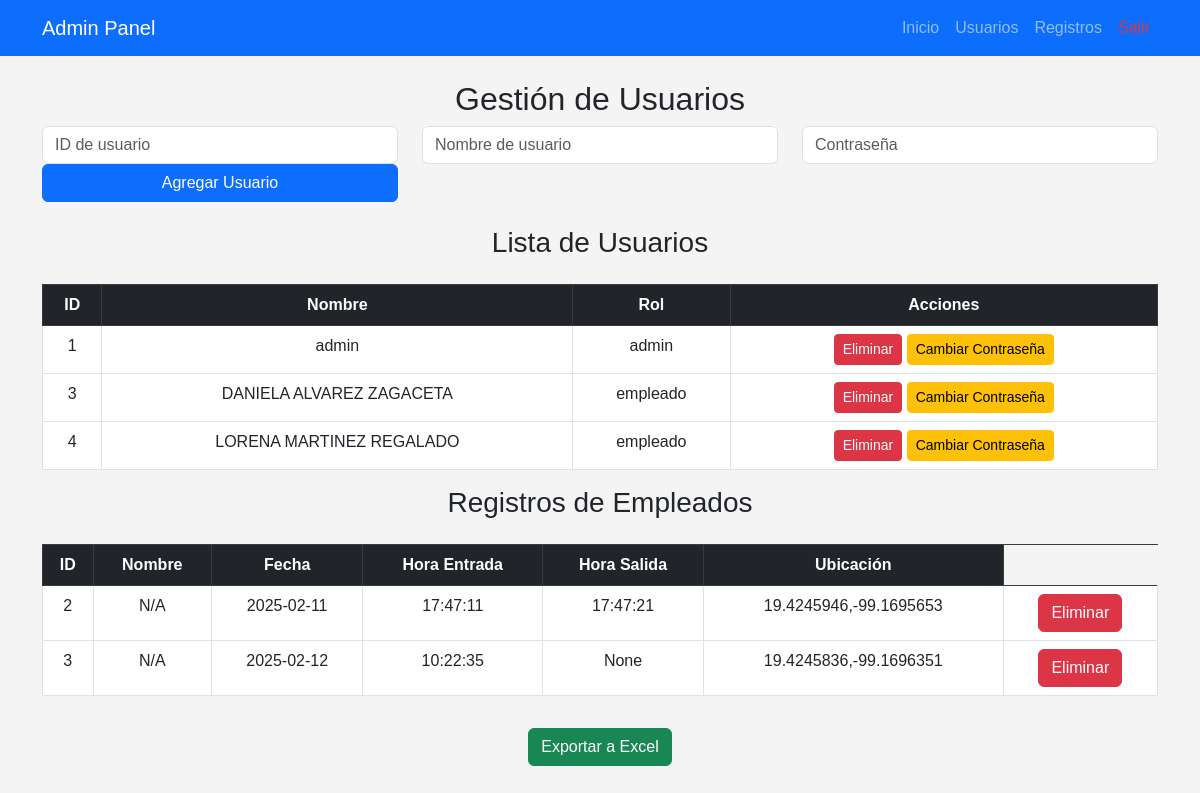
Page /admin (signed in) on the earlier database version.
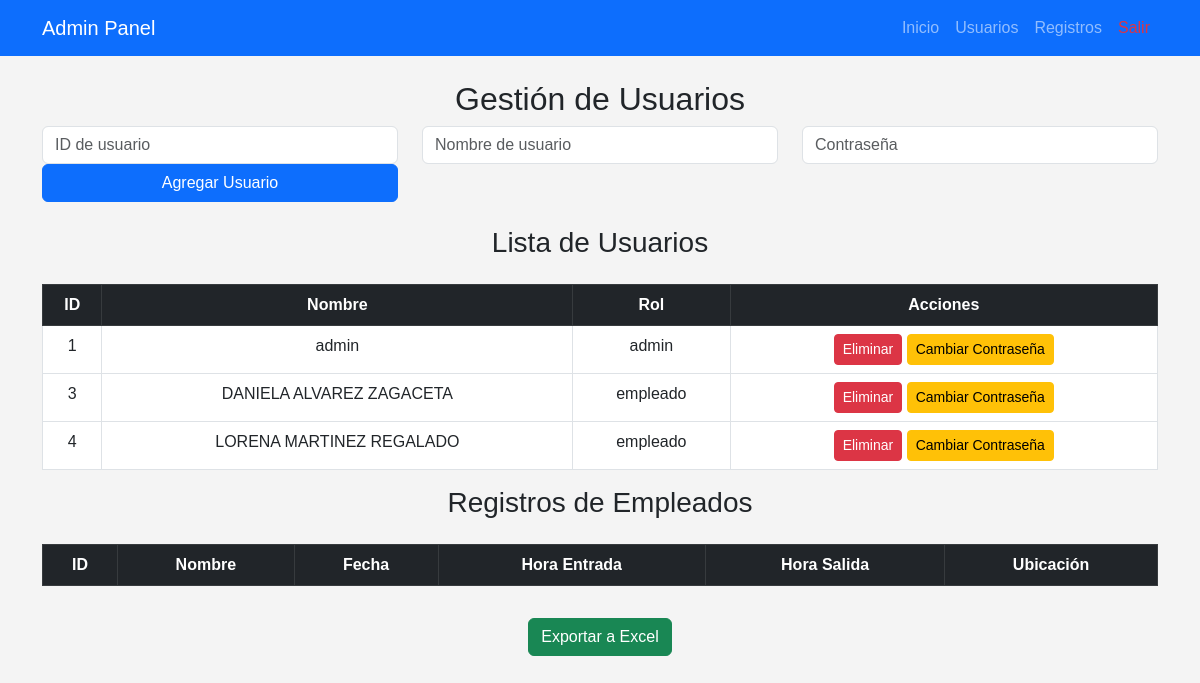
Same page on the later database version.
### tables this page shows
CREATE TABLE users (
                      id INTEGER PRIMARY KEY AUTOINCREMENT,
                      name TEXT NOT NULL UNIQUE,
                      password TEXT NOT NULL,
                      role TEXT NOT NULL);

CREATE TABLE registros (
                      id INTEGER PRIMARY KEY AUTOINCREMENT,
                      user_id INTEGER NOT NULL,
                      fecha TEXT NOT NULL,
                      hora_entrada TEXT,
                      hora_salida TEXT,
                      ubicacion TEXT,
                      foto TEXT,
                      FOREIGN KEY (user_id) REFERENCES users (id));

### app.py (the view)
@app.route('/admin')
def admin():
    if 'role' not in session or session['role'] != 'admin':
        flash("Acceso denegado", "danger")
        return redirect(url_for('index'))
    conn = get_db_connection()
    cursor = conn.cursor()
    cursor.execute("SELECT * FROM users")
    users = cursor.fetchall()
    cursor.execute("SELECT * FROM registros")
    registros = cursor.fetchall()
    conn.close()
    return render_template('admin.html', users=users, registros=registros)

### app.py (called while the page is built)
def get_db_connection():
    conn = sqlite3.connect('database.db')
    conn.row_factory = sqlite3.Row
    return conn

### templates/admin.html (shortened to what this page needs)
<!DOCTYPE html>
<html lang="es">
<head>
    <link href="https://cdn.jsdelivr.net/npm/bootstrap@5.3.0/dist/css/bootstrap.min.css" rel="stylesheet">
    <link rel="stylesheet" href="{{ url_for('static', filename='css/styles.css') }}">
</head>
<body>
    <nav class="navbar navbar-expand-lg navbar-dark bg-primary">
        <div class="container">
            <a class="navbar-brand" href="#">Admin Panel</a>
            <div class="collapse navbar-collapse" id="navbarNav">
                <ul class="navbar-nav ms-auto">
                    <li class="nav-item"><a class="nav-link" href="/admin">Inicio</a></li>
                    <li class="nav-item"><a class="nav-link" href="/admin/usuarios">Usuarios</a></li>
                    <li class="nav-item"><a class="nav-link" href="/admin/registros">Registros</a></li>
                    <li class="nav-item"><a class="nav-link text-danger" href="/logout">Salir</a></li>
                </ul>
            </div>
        </div>
    </nav>
    <div class="container mt-4">
        <h2 class="text-center">Gestión de Usuarios</h2>
        <form id="user-form" class="mb-4" action="/admin/agregar_usuario" method="POST">
            <div class="row">
                <div class="col-md-4">
                    <input type="text" id="user-id" name="user_id" class="form-control" placeholder="ID de usuario" required>
                </div>
                <div class="col-md-4">
                    <input type="text" id="user-name" name="user_name" class="form-control" placeholder="Nombre de usuario" required>
                </div>
                <div class="col-md-4">
                    <input type="password" id="user-password" name="user_password" class="form-control" placeholder="Contraseña" required>
                </div>
                <br>
                <div class="col-md-4">
                    <button type="submit" class="btn btn-primary w-100">Agregar Usuario</button>
                </div>
            </div>
        </form>
        <h3 class="text-center">Lista de Usuarios</h3>
        <div class="table-responsive">
            <table class="table table-hover table-bordered mt-3">
                <thead class="table-dark">
                    <tr>
                        <th>ID</th>
                        <th>Nombre</th>
                        <th>Rol</th>
                        <th>Acciones</th>
                    </tr>
                </thead>
                <tbody>
                    {% for user in users %}
                    <tr>
                        <td>{{ user.id }}</td>
                        <td>{{ user.name }}</td>
                        <td>{{ user.role }}</td>
                        <td>
                            <form action="/admin/eliminar_usuario/{{ user.id }}" method="POST" style="display: inline;">
                                <button type="submit" class="btn btn-danger btn-sm">Eliminar</button>
                            </form>
                            <button class="btn btn-warning btn-sm" data-bs-toggle="modal" data-bs-target="#cambiarContraseñaModal{{ user.id }}">Cambiar Contraseña</button>
                        </td>
                    </tr>
                    {% endfor %}
                </tbody>
            </table>
        </div>
        <h3 class="text-center">Registros de Empleados</h3>
        <div class="table-responsive">
            <table class="table table-hover table-bordered mt-3">
                <thead class="table-dark">
                    <tr>
                        <th>ID</th>
                        <th>Nombre</th>
                        <th>Fecha</th>
                        <th>Hora Entrada</th>
                        <th>Hora Salida</th>
                        <th>Ubicación</th>
                    </tr>
                </thead>
                <tbody>
                    {% for registro in registros %}
                    <tr>
                        <td>{{ registro.id }}</td>
                        <td>{{ registro.nombre if registro.nombre else 'N/A' }}</td>
                        <td>{{ registro.fecha }}</td>
                        <td>{{ registro.hora_entrada }}</td>
                        <td>{{ registro.hora_salida }}</td>
                        <td>{{ registro.ubicacion }}</td>
                        <td>
                            <form action="{{ url_for('eliminar_registro', id=registro.id) }}" method="POST">
                                <button type="submit" class="btn btn-danger">Eliminar</button>
                            </form>
                        </td>
                    </tr>
                    {% endfor %}
                </tbody>
            </table>
        </div>
        <div class="text-center mt-3">
            <a href="{{ url_for('export_csv') }}" class="btn btn-success">Exportar a Excel</a>
        </div>
    </div>
</body>
</html>

### static/css/styles.css (style rules this page uses)
body { font-family: Arial, sans-serif; background: #f4f4f4; text-align: center; }
button { background: blue; color: white; border: none; padding: 10px; cursor: pointer; }

Differences in the rows shown:
removed registros: id "2", nombre "N/A", fecha "2025-02-11", hora_entrada "17:47:11", hora_salida "17:47:21", ubicacion "19.4245946,-99.1695653"
removed registros: id "3", nombre "N/A", fecha "2025-02-12", hora_entrada "10:22:35", hora_salida "None", ubicacion "19.4245836,-99.1696351"
